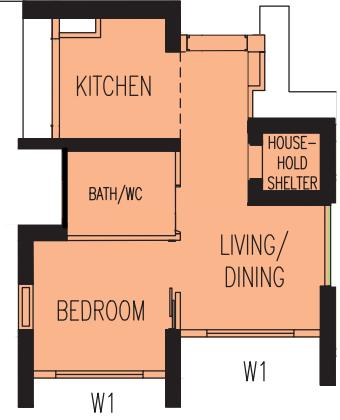
#> input picture photo_2026-03-07_10-34-41.jpg, 340 x 420 px
$ python -i preprocess.py   (imports and definitions only)
#> lines starting #> are read from the running program, lines starting #| are printed output that depends on the picture; after the words box and inside, x2 and y2 are one past the last pixel; in counts of white or black regions, pixels touching at a corner belong together
from __future__ import annotations
import cv2
import numpy as np

_DARK_THRESH = 150
_FILL_SAT_MIN = 35
_FILL_VAL_MIN = 60
_FILL_MIN_AREA = 500
_WALL_OPEN_LEN = 30
_EXTERIOR_DILATE = 51
_EXTERIOR_MAX_AREA = 10000
_SHELTER_WALL_RATIO = 0.70 # border darkness above this → household shelter
_PROT_MIN_AREA = 2000 # primary area threshold for protrusions
_PROT_DARK_AREA = 1000 # secondary: smaller protrusions with high dark content
_PROT_DARK_RATIO = 0.35 # secondary: internal dark pixel ratio threshold
_INPAINT_RADIUS = 5 # radius for Telea inpainting


def clean_floor_plan(img_rgb: np.ndarray) -> np.ndarray:
    """Remove door arcs, AC ledges, service yards, and exterior annotations."""
    img = img_rgb.copy()
    img = _erase_hatching(img)
    img = _erase_protrusions(img)
    img = _erase_door_arcs(img)
    img = _erase_exterior_marks(img)
    return img


# [8 lines left out: function _inpaint_erase, not called in this run]


def _build_fill_solid(img_rgb: np.ndarray) -> np.ndarray:
    """Build solidified fill mask from colored regions."""
    hsv = cv2.cvtColor(img_rgb, cv2.COLOR_RGB2HSV)
    sat = (
        (hsv[:, :, 1] > _FILL_SAT_MIN) & (hsv[:, :, 2] > _FILL_VAL_MIN)
    ).astype(np.uint8)
    sat = cv2.morphologyEx(sat, cv2.MORPH_CLOSE, np.ones((7, 1), np.uint8))
    num, labels, stats, _ = cv2.connectedComponentsWithStats(sat, connectivity=8)
    fill = np.zeros_like(sat)
    for i in range(1, num):
        if int(stats[i, cv2.CC_STAT_AREA]) >= _FILL_MIN_AREA:
            fill[labels == i] = 1
    solid = np.zeros_like(fill)
    num2, labels2, stats2, _ = cv2.connectedComponentsWithStats(fill, connectivity=8)
    for i in range(1, num2):
        if int(stats2[i, cv2.CC_STAT_AREA]) < 100:
            continue
        comp = (labels2 == i).astype(np.uint8)
        contours, _ = cv2.findContours(comp, cv2.RETR_EXTERNAL, cv2.CHAIN_APPROX_SIMPLE)
        for c in contours:
            cv2.drawContours(solid, [c], -1, 1, thickness=-1)
    return solid


def _build_wall_mask(dark: np.ndarray) -> np.ndarray:
    """Wall pixels: survive directional morphological opening."""
    k_h = np.ones((1, _WALL_OPEN_LEN), np.uint8)
    k_v = np.ones((_WALL_OPEN_LEN, 1), np.uint8)
    return cv2.bitwise_or(
        cv2.morphologyEx(dark, cv2.MORPH_OPEN, k_h),
        cv2.morphologyEx(dark, cv2.MORPH_OPEN, k_v),
    )


def _erase_door_arcs(img: np.ndarray) -> np.ndarray:
    """Erase quarter-circle door swing arcs (solid and dashed).

    Phase 1: HoughCircles on original + closed image. Only erases pixels
             from CCs whose majority lies on the detected ring (prevents
             erasing text characters that happen to intersect a ring).
    Phase 2: Residual CC analysis catches isolated arc fragments.
    """
    gray = cv2.cvtColor(img, cv2.COLOR_RGB2GRAY)
    dark = (gray < _DARK_THRESH).astype(np.uint8) * 255
    walls = _build_wall_mask(dark)
    h, w = gray.shape
    min_r = max(20, min(h, w) // 20)
    max_r = max(60, min(h, w) // 5)

    # precompute residual CCs (non-wall dark) for per-CC ring validation
    residual = cv2.bitwise_and(dark, cv2.bitwise_not(walls))
    num, labels, stats, _ = cv2.connectedComponentsWithStats(residual, connectivity=8)
    # cache CC areas
    cc_areas = np.zeros(num, dtype=np.int32)
    for i in range(1, num):
        cc_areas[i] = int(stats[i, cv2.CC_STAT_AREA])

    erase = np.zeros((h, w), dtype=np.uint8)

    def _detect_hough_arcs(src_gray):
        blurred = cv2.GaussianBlur(src_gray, (9, 9), 2)
        circles = cv2.HoughCircles(
            blurred, cv2.HOUGH_GRADIENT, dp=1.0,
            minDist=min_r * 3, param1=100, param2=40,
            minRadius=min_r, maxRadius=max_r,
        )
        if circles is None:
            return
        for cx, cy, r in circles[0]:
            cx, cy, r = int(cx), int(cy), int(r)
            ring = np.zeros_like(erase)
            cv2.circle(ring, (cx, cy), r, 1, max(4, int(r * 0.15)))
            ring_mask = (ring > 0) & (dark > 0) & (walls == 0)
            if np.count_nonzero(ring_mask) < 20:
                continue
            # per-CC validation: only erase CCs where >40% of their pixels
            # lie on the ring (true arc segments). skip text CCs that just
            # happen to intersect the ring.
            ring_labels = labels[ring_mask]
            hit_ids = set(ring_labels) - {0}
            for cc_id in hit_ids:
                total = cc_areas[cc_id]
                if total < 5:
                    continue
                on_ring = np.count_nonzero(ring_labels == cc_id)
                if on_ring / total > 0.4:
                    erase[(labels == cc_id) & (dark > 0) & (walls == 0)] = 1

    # phase 1a: solid arcs
    _detect_hough_arcs(gray)
    # phase 1b: close small gaps to connect dashed arcs, then detect
    dark_closed = cv2.morphologyEx(dark, cv2.MORPH_CLOSE,
                                   np.ones((5, 5), np.uint8), iterations=2)
    gray_closed = gray.copy()
    gray_closed[dark_closed > 0] = 0
    _detect_hough_arcs(gray_closed)

    # phase 2: residual non-wall dark CCs that look like arcs
    for i in range(1, num):
        a = int(stats[i, cv2.CC_STAT_AREA])
        bw = int(stats[i, cv2.CC_STAT_WIDTH])
        bh = int(stats[i, cv2.CC_STAT_HEIGHT])
        fr = a / max(bw * bh, 1)
        aspect = max(bw, bh) / max(min(bw, bh), 1)
        # arcs: low fill ratio, near-square bbox, reasonable size
        if fr < 0.18 and aspect < 2.0 and 80 < a < 15000 and min(bw, bh) > 15:
            erase[labels == i] = 1

    if np.count_nonzero(erase):
        erase = cv2.dilate(erase, np.ones((3, 3), np.uint8), iterations=1)
        img = _inpaint_erase(img, erase)
    return img


# [12 lines left out: functions _is_shelter, _dark_ratio, not called in this run]


def _detect_hatching(img_rgb: np.ndarray) -> np.ndarray:
    """Detect vertical hatching regions (AC ledge indicator)."""
    gray = cv2.cvtColor(img_rgb, cv2.COLOR_RGB2GRAY)
    dark = (gray < _DARK_THRESH).astype(np.uint8) * 255
    vert = cv2.morphologyEx(dark, cv2.MORPH_OPEN,
                            np.ones((_WALL_OPEN_LEN, 1), np.uint8))
    if np.count_nonzero(vert) < 50:
        return np.zeros(gray.shape, dtype=np.uint8)
    thick = cv2.morphologyEx(vert, cv2.MORPH_OPEN, np.ones((1, 8), np.uint8))
    thin = ((vert > 0) & (thick == 0)).astype(np.uint8)
    if np.count_nonzero(thin) < 30:
        return np.zeros(gray.shape, dtype=np.uint8)
    density = cv2.blur(thin.astype(np.float32), (25, 5))
    hatch_raw = (density > 0.25).astype(np.uint8)
    hatch_raw = cv2.morphologyEx(hatch_raw, cv2.MORPH_CLOSE,
                                 np.ones((5, 5), np.uint8))
    num, labels, stats, _ = cv2.connectedComponentsWithStats(hatch_raw, connectivity=8)
    h, w = gray.shape
    max_dim = max(100, min(h, w) // 3)
    hatch = np.zeros(gray.shape, dtype=np.uint8)
    for i in range(1, num):
        area = int(stats[i, cv2.CC_STAT_AREA])
        bw = int(stats[i, cv2.CC_STAT_WIDTH])
        bh = int(stats[i, cv2.CC_STAT_HEIGHT])
        if area > 200 and bw > 10 and bh > 10 and max(bw, bh) < max_dim:
            hatch[labels == i] = 1
    return hatch


def _erase_hatching(img: np.ndarray) -> np.ndarray:
    """Erase AC ledge rooms identified by hatching at the floor plan boundary."""
    hatching = _detect_hatching(img)
    if np.count_nonzero(hatching) == 0:
        return img
    solid = _build_fill_solid(img)
    gray = cv2.cvtColor(img, cv2.COLOR_RGB2GRAY)
    dark = (gray < _DARK_THRESH).astype(np.uint8) * 255
    h, w = img.shape[:2]
    num, labels, stats, _ = cv2.connectedComponentsWithStats(hatching, connectivity=8)
    erase = np.zeros(img.shape[:2], dtype=np.uint8)
    for i in range(1, num):
        comp = (labels == i).astype(np.uint8)
        hatch_area = np.count_nonzero(comp)
        fill_overlap = np.count_nonzero((comp > 0) & (solid > 0))
        fill_ratio = fill_overlap / max(hatch_area, 1)
        if fill_ratio < 0.35: # boundary hatching (AC ledge)
            ys, xs = np.where(comp > 0)
            seed = (int(xs.mean()), int(ys.mean()))
            v_walls = cv2.morphologyEx(dark, cv2.MORPH_OPEN,
                                       np.ones((_WALL_OPEN_LEN, 1), np.uint8))
            h_walls = cv2.morphologyEx(dark, cv2.MORPH_OPEN,
                                       np.ones((1, _WALL_OPEN_LEN), np.uint8))
            barrier = cv2.bitwise_or(v_walls, h_walls)
            vert_only = ((v_walls > 0) & (h_walls == 0)).astype(np.uint8)
            comp_exp = cv2.dilate(comp, np.ones((3, 15), np.uint8), iterations=2)
            barrier[(comp_exp > 0) & (vert_only > 0)] = 0
            # thicken barrier to close small gaps that cause flood leaks
            barrier = cv2.dilate(barrier, np.ones((5, 5), np.uint8), iterations=1)
            flood_mask = np.zeros((h + 2, w + 2), dtype=np.uint8)
            fill_img = barrier.copy()
            cv2.floodFill(fill_img, flood_mask, seed, 128)
            room = (flood_mask[1:-1, 1:-1] > 0).astype(np.uint8)
            room_area = np.count_nonzero(room)
            # max room: scale with hatching size but cap at 15% of image
            max_room = min(hatch_area * 20, int(h * w * 0.15))
            if 100 < room_area < max_room:
                room_dilated = cv2.dilate(room, np.ones((7, 7), np.uint8), iterations=2)
                erase = cv2.bitwise_or(erase, room_dilated)
    if np.count_nonzero(erase):
        img[erase > 0] = 255
    return img


def _erase_protrusions(img: np.ndarray) -> np.ndarray:
    """Erase AC ledges and service yards using two-pass close+open."""
    solid = _build_fill_solid(img)
    if np.count_nonzero(solid) < 1000:
        return img
    gray = cv2.cvtColor(img, cv2.COLOR_RGB2GRAY)
    dark = (gray < _DARK_THRESH).astype(np.uint8) * 255
    h, w = solid.shape
    short_dim = min(h, w)
    k_close = np.ones((15, 15), np.uint8)
    merged = cv2.morphologyEx(solid, cv2.MORPH_CLOSE, k_close, iterations=2)
    erase = np.zeros_like(solid)
    for frac in (0.15, 0.22):
        k_size = max(51, int(short_dim * frac)) | 1
        k = cv2.getStructuringElement(cv2.MORPH_ELLIPSE, (k_size, k_size))
        opened = cv2.morphologyEx(merged, cv2.MORPH_OPEN, k)
        prot = ((merged > 0) & (opened == 0)).astype(np.uint8)
        if np.count_nonzero(prot) == 0:
            continue
        prot = cv2.morphologyEx(prot, cv2.MORPH_CLOSE,
                                np.ones((15, 15), np.uint8), iterations=1)
        num, labels, stats, _ = cv2.connectedComponentsWithStats(prot, connectivity=8)
        for i in range(1, num):
            area = int(stats[i, cv2.CC_STAT_AREA])
            comp = (labels == i).astype(np.uint8)
            if area < _PROT_DARK_AREA:
                continue
            if _is_shelter(comp, dark):
                continue
            if area >= _PROT_MIN_AREA or _dark_ratio(comp, dark) >= _PROT_DARK_RATIO:
                erase = cv2.bitwise_or(erase, comp)
    if np.count_nonzero(erase) == 0:
        return img
    num_e, labels_e, stats_e, _ = cv2.connectedComponentsWithStats(erase, connectivity=8)
    zone = np.zeros_like(erase)
    for i in range(1, num_e):
        cw = int(stats_e[i, cv2.CC_STAT_WIDTH])
        ch = int(stats_e[i, cv2.CC_STAT_HEIGHT])
        margin = min(max(20, cw // 3, ch // 3), 45)
        x = max(0, int(stats_e[i, cv2.CC_STAT_LEFT]) - margin)
        y = max(0, int(stats_e[i, cv2.CC_STAT_TOP]) - margin)
        bw_e = cw + 2 * margin
        bh_e = ch + 2 * margin
        zone[y:min(y + bh_e, h), x:min(x + bw_e, w)] = 1
    img[zone > 0] = 255
    return img


def _erase_exterior_marks(img: np.ndarray) -> np.ndarray:
    """Erase dark marks (text, arrows, dimension labels) outside the unit."""
    solid = _build_fill_solid(img)
    if np.count_nonzero(solid) < 1000:
        return img
    interior = cv2.dilate(
        solid, np.ones((_EXTERIOR_DILATE, _EXTERIOR_DILATE), np.uint8), iterations=1
    )
    gray = cv2.cvtColor(img, cv2.COLOR_RGB2GRAY)
    exterior_dark = ((gray < _DARK_THRESH) & (interior == 0)).astype(np.uint8)
    if np.count_nonzero(exterior_dark) == 0:
        return img
    num, labels, stats, _ = cv2.connectedComponentsWithStats(exterior_dark, connectivity=8)
    erase = np.zeros_like(exterior_dark)
    for i in range(1, num):
        if int(stats[i, cv2.CC_STAT_AREA]) < _EXTERIOR_MAX_AREA:
            erase[labels == i] = 1
    if np.count_nonzero(erase):
        mask = cv2.dilate(erase, np.ones((3, 3), np.uint8), iterations=1)
        img[mask > 0] = 255
    return img

>>> import cv2
>>> picture = cv2.cvtColor(cv2.imread('../../photo_2026-03-07_10-34-41.jpg'), cv2.COLOR_BGR2RGB)
>>> result = clean_floor_plan(picture)
#> in _detect_hatching, `dark = (gray < _DARK_THRESH).astype(np.uint8) * 255`:
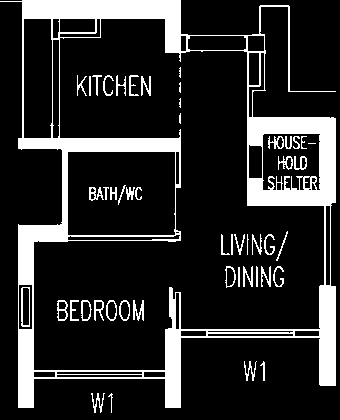
#> dark: shape (420, 340); 16.9% white; 50 white regions (5 under 20 px), largest, box (x1, y1, x2, y2) and area: (0, 0, 336, 408) 20847, (21, 287, 30, 327) 136, (133, 300, 144, 321) 128
#> in _detect_hatching, `num, labels, stats, _ = cv2.connectedComponentsWithStats(hatch_raw, co..`: num = 3; stats = [[0, 0, 340, 420, 142096], [54, 140, 18, 12, 198], [163, 294, 21, 27, 506]]
#> the loop in _detect_hatching, `for i in range(1, num):` made 2 passes
#> (area, bw, bh) on passes 1 to 2: (198, 18, 12), (506, 21, 27)
#> in _build_fill_solid, `num, labels, stats, _ = cv2.connectedComponentsWithStats(sat, connecti..`:
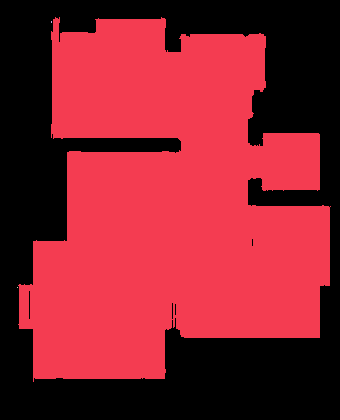
#> labels: shape (420, 340) int32; 4 distinct labels, from 0 to 3; one colour per label, 0 black
#> in _build_fill_solid, `num, labels, stats, _ = cv2.connectedComponentsWithStats(sat, connecti..`: num = 4; stats = [[0, 0, 340, 420, 62554], [18, 17, 313, 365, 80243], [51, 21, 1, 2, 2], [17, 287, 1, 1, 1]]
#> in _build_fill_solid, `num2, labels2, stats2, _ = cv2.connectedComponentsWithStats(fill, conn..`: num2 = 2; stats2 = [[0, 0, 340, 420, 62557], [18, 17, 313, 365, 80243]]
#> in _erase_hatching, `num, labels, stats, _ = cv2.connectedComponentsWithStats(hatching, con..`: num = 2; stats = [[0, 0, 340, 420, 142294], [163, 294, 21, 27, 506]]
#> the loop in _erase_hatching, `for i in range(1, num):` made 1 pass
#> (hatch_area, fill_overlap, fill_ratio) on pass 1: (506, 502, 0.992)
#> the loop in _erase_protrusions, `for frac in (0.15, 0.22):` made 2 passes
#> num on passes 1 to 2: 13, 12
#> in _erase_door_arcs, `num, labels, stats, _ = cv2.connectedComponentsWithStats(residual, con..`:
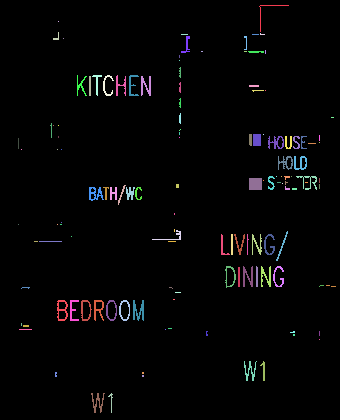
#> labels: shape (420, 340) int32; 132 distinct labels, from 0 to 131; one colour per label, 0 black
#> in _erase_door_arcs, `num, labels, stats, _ = cv2.connectedComponentsWithStats(residual, con..`: num = 132; stats = 132 rows, first 6: [0, 0, 340, 420, 138720], [259, 5, 30, 27, 55], [58, 21, 1, 1, 1], [53, 32, 6, 8, 18], [260, 33, 5, 2, 6], [181, 34, 7, 1, 7]
#> after the loop in _erase_door_arcs, `for i in range(1, num):`: cc_areas = 132 values, max 156 at index 60, min 0 at index 0, mean 30.91
#> in _detect_hough_arcs, `blurred = cv2.GaussianBlur(src_gray, (9, 9), 2)`:
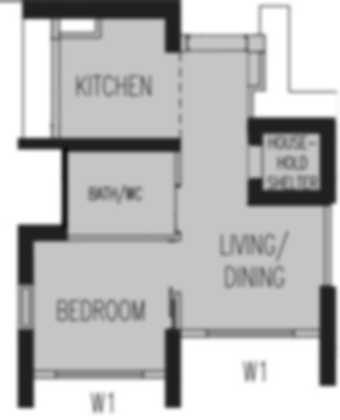
#> blurred: shape (420, 340); min 16, max 255, mean 189.8
#> in _detect_hough_arcs, `circles = cv2.HoughCircles( blurred, cv2.HOUGH_GRADIENT, dp=1.0, minDi..`: circles = None
#> in _detect_hough_arcs (call 2), `blurred = cv2.GaussianBlur(src_gray, (9, 9), 2)`:
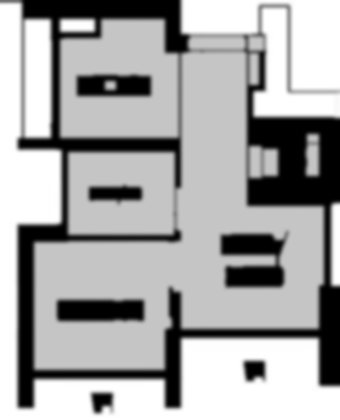
#> blurred: shape (420, 340); min 0, max 255, mean 167
#> the loop in _erase_door_arcs, `for i in range(1, num):` made 131 passes
#> (a, bw, bh, fr, aspect) on passes 1 to 8: (55, 30, 27, 0.0679, 1.11), (1, 1, 1, 1, 1), (18, 6, 8, 0.375, 1.33), (6, 5, 2, 0.6, 2.5), (7, 7, 1, 1, 7), (7, 7, 1, 1, 7), (51, 9, 17, 0.333, 1.89), (20, 3, 14, 0.476, 4.67)
#> in _erase_exterior_marks, `interior = cv2.dilate( solid, np.ones((_EXTERIOR_DILATE, _EXTERIOR_DIL..`:
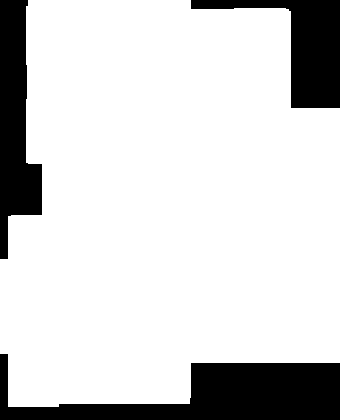
#> interior: shape (420, 340); values 0 (black) and 1 (white), 82.7% white; 3 black regions, box (x1, y1, x2, y2) and area: (0, 354, 340, 420) 11802, (0, 0, 42, 259) 6809, (191, 0, 340, 108) 6144
#> in _erase_exterior_marks, `num, labels, stats, _ = cv2.connectedComponentsWithStats(exterior_dark..`: num = 12; stats = [[0, 0, 340, 420, 141596], [0, 0, 28, 150, 437], [259, 5, 31, 6, 68], [291, 91, 45, 1, 45], [244, 363, 12, 18, 90], [260, 363, 5, 18, 41], [319, 363, 17, 23, 390], [93, 404, 4, 9, 23], [99, 404, 4, 9, 21], [111, 404, 1, 9, 9], [165, 404, 16, 4, 64], [18, 407, 16, 1, 16]]
#> in _erase_exterior_marks, `img[mask > 0] = 255`:
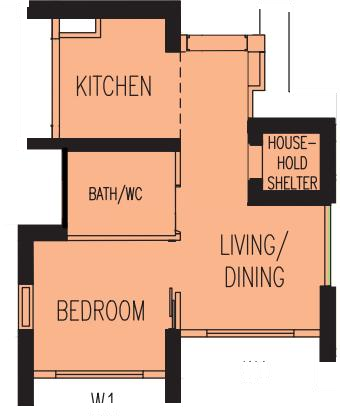
#> img: shape (420, 340, 3); mean R, G, B 219.8, 183.1, 162.2

$ run again, on photo_2026-03-07_10-34-45.jpg
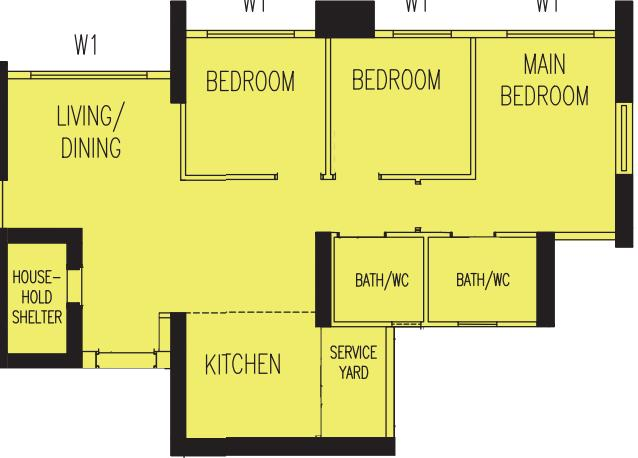
#> input picture photo_2026-03-07_10-34-45.jpg, 638 x 458 px
#> dark: shape (458, 638); 11.8% white; 104 white regions (18 under 20 px), largest, box (x1, y1, x2, y2) and area: (0, 0, 633, 458) 29061, (621, 105, 627, 172) 144, (384, 271, 408, 291) 139
#> vert: shape (458, 638); 6.6% white; 18 white regions, largest, box (x1, y1, x2, y2) and area: (615, 0, 633, 249) 3347, (315, 0, 375, 176) 2665, (170, 313, 187, 458) 2446
#> thick: shape (458, 638); 6% white; 11 white regions, largest, box (x1, y1, x2, y2) and area: (171, 313, 188, 457) 2442, (316, 0, 376, 40) 2389, (616, 0, 634, 104) 1872
#> thin: shape (458, 638); values 0 (black) and 1 (white), 1% white in thin lines or dots
#> hatch_raw: shape (458, 638); every value is 0
#> in _detect_hatching, `num, labels, stats, _ = cv2.connectedComponentsWithStats(hatch_raw, co..`: num = 1; stats = [[0, 0, 638, 458, 292204]]
#> hsv: shape (458, 638, 3); mean H, S, V 30.7, 97, 220.7
#> in _build_fill_solid, `num, labels, stats, _ = cv2.connectedComponentsWithStats(sat, connecti..`: num = 7; stats = [[0, 0, 638, 458, 102649], [3, 28, 612, 410, 188452], [170, 66, 1, 1, 1], [616, 103, 16, 71, 1004], [633, 171, 1, 3, 3], [0, 181, 2, 47, 94], [2, 229, 1, 1, 1]]
#> labels2: shape (458, 638) int32; 3 distinct labels, from 0 to 2
#> num2 = 3; stats2 = [[0, 0, 638, 458, 102748], [3, 28, 612, 410, 188452], [616, 103, 16, 71, 1004]]
#> the loop in _build_fill_solid, `for i in range(1, num2):` made 2 passes
#> contours on pass 2: [[[616, 103], [616, 173], [631, 173], [631, 103]]]
#> pass 1, in _build_fill_solid, `comp = (labels2 == i).astype(np.uint8)`:
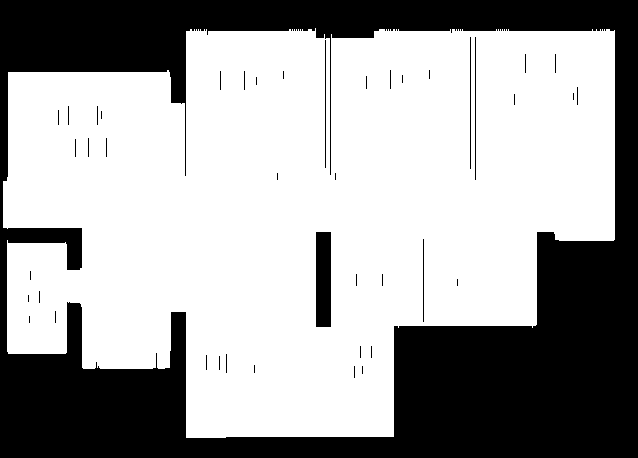
#> comp: shape (458, 638); values 0 (black) and 1 (white), 64.5% white; 44 black regions (38 under 20 px), largest, box (x1, y1, x2, y2) and area: (0, 0, 638, 458) 101355, (316, 232, 331, 327) 1425, (475, 37, 476, 180) 143, (470, 37, 471, 169) 132, (325, 40, 326, 168) 128, (423, 239, 424, 322) 83
#> merged: shape (458, 638); values 0 (black) and 1 (white), 68% white; 2 black regions, box (x1, y1, x2, y2) and area: (0, 174, 638, 458) 64437, (0, 0, 638, 103) 29142
#> the loop in _erase_protrusions, `for frac in (0.15, 0.22):` made 2 passes
#> num on passes 1 to 2: 15, 16
#> residual: shape (458, 638); 2% white in thin lines or dots
#> in _erase_door_arcs, `num, labels, stats, _ = cv2.connectedComponentsWithStats(residual, con..`: num = 204; stats = 204 rows, first 6: [0, 0, 638, 458, 286238], [170, 1, 1, 1, 1], [244, 0, 5, 12, 31], [250, 0, 5, 12, 31], [263, 0, 1, 12, 12], [315, 1, 1, 1, 1]
#> after the loop in _erase_door_arcs, `for i in range(1, num):`: cc_areas = 204 values, max 139 at index 118, min 0 at index 0, mean 29.25
#> circles = None
#> dark_closed: shape (458, 638); 18.2% white; 13 white regions, largest, box (x1, y1, x2, y2) and area: (0, 0, 633, 458) 41346, (58, 101, 125, 158) 2256, (353, 69, 440, 90) 1798
#> gray_closed: shape (458, 638); min 0, max 255, mean 190.3
#> the loop in _erase_door_arcs, `for i in range(1, num):` made 203 passes
#> (a, bw, bh, fr, aspect) on passes 1 to 3: (1, 1, 1, 1, 1), (31, 5, 12, 0.517, 2.4), (31, 5, 12, 0.517, 2.4)
#> the loop in _build_fill_solid (call 2), `for i in range(1, num2):` made 2 passes
#> interior: shape (458, 638); values 0 (black) and 1 (white), 82.7% white; 3 black regions, box (x1, y1, x2, y2) and area: (419, 266, 638, 458) 29782, (0, 379, 161, 458) 11160, (0, 0, 638, 47) 9579
#> exterior_dark: shape (458, 638); values 0 (black) and 1 (white), 0.2% white; 18 white regions (14 under 20 px), largest, box (x1, y1, x2, y2) and area: (315, 0, 375, 9) 262, (615, 0, 633, 4) 72, (170, 0, 186, 4) 63, (79, 34, 84, 47) 31
#> in _erase_exterior_marks, `num, labels, stats, _ = cv2.connectedComponentsWithStats(exterior_dark..`: num = 19; stats = 19 rows, first 6: [0, 0, 638, 458, 291605], [170, 0, 16, 4, 63], [244, 0, 5, 6, 19], [250, 0, 5, 6, 18], [263, 0, 1, 6, 6], [315, 0, 60, 9, 262]
#> mask: shape (458, 638); values 0 (black) and 1 (white), 0.36% white; 11 white regions (1 under 20 px), largest, box (x1, y1, x2, y2) and area: (314, 0, 376, 10) 344, (74, 33, 89, 48) 176, (614, 0, 634, 5) 100
#> in _erase_exterior_marks, `img[mask > 0] = 255`:
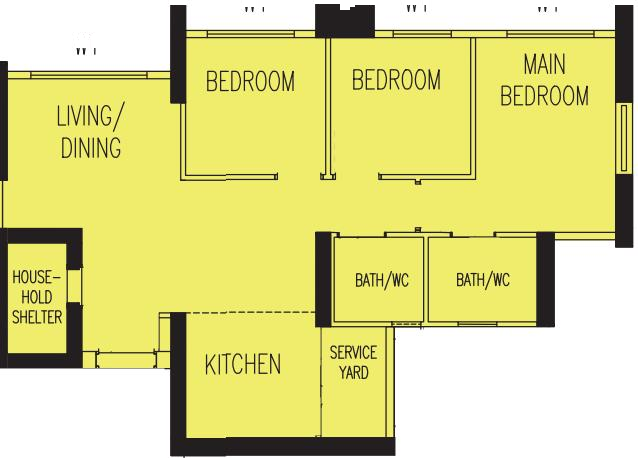
#> img: shape (458, 638, 3); mean R, G, B 221.1, 218.8, 139.6
